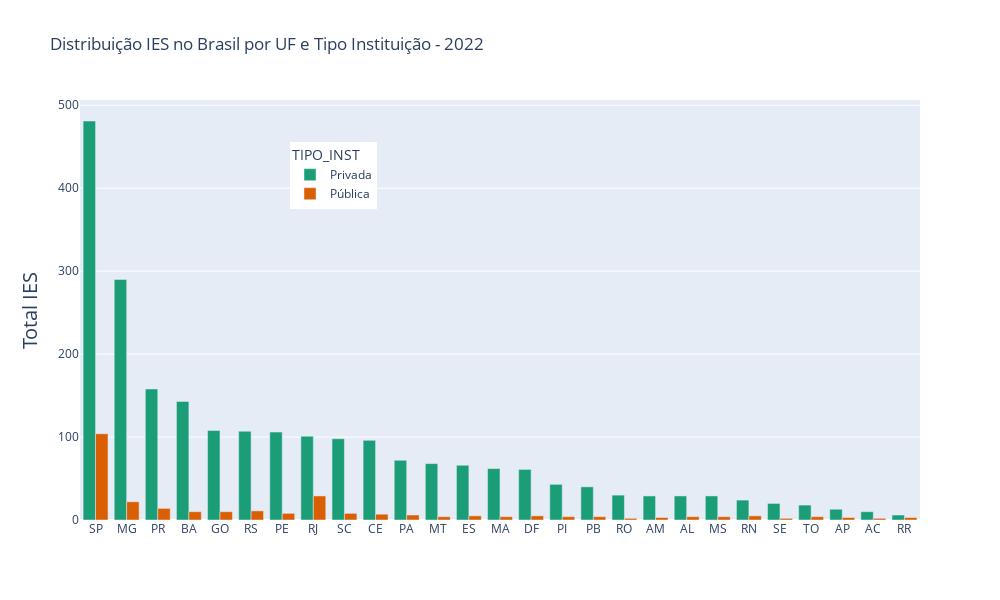

The notebook cell this image was saved under:
### Code cell
fig = px.bar(distr_ies_tp_uf.sort_values(by='Total_IES', ascending=False),
             x='SG_UF_IES', 
             y='Total_IES', 
             color='TIPO_INST',
             color_discrete_sequence=px.colors.qualitative.Dark2,
             barmode = 'group', width=1000, height=600,
             title='Distribuição IES no Brasil por UF e Tipo Instituição - 2022',
             hover_data = {'SG_UF_IES','TIPO_INST','Total_IES',
                           'Total_IES_p'}
             
            )

fig.update_layout(yaxis=dict(title='Total IES', titlefont_size=20, tickfont_size=12),
                  xaxis=dict(title=''),      # remover titulo no eixo x
                  legend=dict(x=0.25,y=0.9)) # deslocar legenda para dentro do plot

fig.show()

### Figure 1 — Plotly figure (JSON) as saved in the notebook; plotly's stock layout.template omitted (floating-point values rounded to 4 significant figures)
{"data": [{"alignmentgroup": "True", "customdata": [[82.22, "Privada"], [92.95, "Privada"], [91.86, "Privada"], [93.46, "Privada"], [91.53, "Privada"], [90.68, "Privada"], [92.98, "Privada"], [77.69, "Privada"], [92.45, "Privada"], [93.2, "Privada"], [92.31, "Privada"], [94.44, "Privada"], [92.96, "Privada"], [93.94, "Privada"], [92.42, "Privada"], [91.49, "Privada"], [90.91, "Privada"], [93.75, "Privada"], [90.62, "Privada"], [87.88, "Privada"], [87.88, "Privada"], [82.76, "Privada"], [90.91, "Privada"], [81.82, "Privada"], [81.25, "Privada"], [83.33, "Privada"], [66.67, "Privada"]], "hovertemplate": "TIPO_INST=%{customdata[1]}<br>SG_UF_IES=%{x}<br>Total_IES=%{y}<br>Total_IES_p=%{customdata[0]}<extra></extra>", "legendgroup": "Privada", "marker": {"color": "rgb(27,158,119)", "pattern": {"shape": ""}}, "name": "Privada", "offsetgroup": "Privada", "orientation": "v", "showlegend": true, "textposition": "auto", "type": "bar", "x": ["SP", "MG", "PR", "BA", "GO", "RS", "PE", "RJ", "SC", "CE", "PA", "MT", "ES", "MA", "DF", "PI", "PB", "RO", "AM", "AL", "MS", "RN", "SE", "TO", "AP", "AC", "RR"], "xaxis": "x", "y": [481, 290, 158, 143, 108, 107, 106, 101, 98, 96, 72, 68, 66, 62, 61, 43, 40, 30, 29, 29, 29, 24, 20, 18, 13, 10, 6], "yaxis": "y"}, {"alignmentgroup": "True", "customdata": [[17.78, "Pública"], [22.31, "Pública"], [7.05, "Pública"], [8.14, "Pública"], [9.32, "Pública"], [6.54, "Pública"], [8.47, "Pública"], [7.02, "Pública"], [7.55, "Pública"], [6.8, "Pública"], [7.69, "Pública"], [17.24, "Pública"], [7.04, "Pública"], [7.58, "Pública"], [8.51, "Pública"], [9.09, "Pública"], [5.56, "Pública"], [12.12, "Pública"], [6.06, "Pública"], [12.12, "Pública"], [18.18, "Pública"], [33.33, "Pública"], [18.75, "Pública"], [9.38, "Pública"], [6.25, "Pública"], [16.67, "Pública"], [9.09, "Pública"]], "hovertemplate": "TIPO_INST=%{customdata[1]}<br>SG_UF_IES=%{x}<br>Total_IES=%{y}<br>Total_IES_p=%{customdata[0]}<extra></extra>", "legendgroup": "Pública", "marker": {"color": "rgb(217,95,2)", "pattern": {"shape": ""}}, "name": "Pública", "offsetgroup": "Pública", "orientation": "v", "showlegend": true, "textposition": "auto", "type": "bar", "x": ["SP", "RJ", "MG", "PR", "RS", "BA", "GO", "PE", "SC", "CE", "PA", "RN", "ES", "DF", "PI", "PB", "MT", "MS", "MA", "AL", "TO", "RR", "AP", "AM", "RO", "AC", "SE"], "xaxis": "x", "y": [104, 29, 22, 14, 11, 10, 10, 8, 8, 7, 6, 5, 5, 5, 4, 4, 4, 4, 4, 4, 4, 3, 3, 3, 2, 2, 2], "yaxis": "y"}], "layout": {"barmode": "group", "height": 600, "legend": {"title": {"text": "TIPO_INST"}, "tracegroupgap": 0, "x": 0.25, "y": 0.9}, "title": {"text": "Distribuição IES no Brasil por UF e Tipo Instituição - 2022"}, "width": 1000, "xaxis": {"anchor": "y", "autorange": true, "domain": [0, 1], "range": [-0.5, 26.5], "title": {"text": ""}, "type": "category"}, "yaxis": {"anchor": "x", "autorange": true, "domain": [0, 1], "range": [0, 506.3], "tickfont": {"size": 12}, "title": {"font": {"size": 20}, "text": "Total IES"}, "type": "linear"}}}
